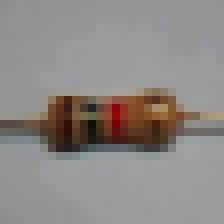
#> input picture 2.1.3 - Project - Convolution and Pooling/resistor.png, 28 x 28 px, found by its file name (shown 8 times larger)
$ jupyter execute project_convolution_and_pooling.ipynb
#> lines starting #> are read from the running program, lines starting #| are printed output that depends on the picture
# Project: Convolution and Pooling

[](https://colab.research.google.com/github/ShawnHymel/computer-vision-with-embedded-machine-learning/blob/master/2.1.3%20-%20Project%20-%20Convolution%20and%20Pooling/project_convolution_and_pooling.ipynb)

Create a convolution filter to filter an image. Then, create a pooling function.

Run each of the cells paying attention to their contents and output. Fill out the necessary parts of the functions where you find the following comment:

```
# >>> ENTER YOUR CODE HERE <<<
```

Note that you may not use libraries other than those listed in the first cell to perform convolution and pooling.

You can see what the output images are supposed to look like [here](https://github.com/ShawnHymel/computer-vision-with-embedded-machine-learning/raw/master/2.1.3%20-%20Project%20-%20Convolution%20and%20Pooling/output-images.png).

If you get stuck or would like to compare answers, you can find [my solution here](https://colab.research.google.com/github/ShawnHymel/computer-vision-with-embedded-machine-learning/blob/master/2.1.3%20-%20Project%20-%20Convolution%20and%20Pooling/solution_convolution_and_pooling.ipynb).

Author: EdgeImpulse, Inc.<br>
Date: August 2, 2021<br>
License: [Apache-2.0](apache.org/licenses/LICENSE-2.0)<br>

[cell 1]
### Import libraries

import os
import PIL
import requests
import math

import numpy as np
import matplotlib.pyplot as plt

[cell 2]
### Download example image

# Image location and path
url = "https://github.com/ShawnHymel/computer-vision-with-embedded-machine-learning/raw/master/2.1.3%20-%20Project%20-%20Convolution%20and%20Pooling/resistor.png"
img_path = os.path.join("/content", "resistor.png")

# Download image
resp = requests.get(url)

# Write image to file
with open(img_path, 'wb') as f:
  f.write(resp.content)

[cell 3]
### Open and view image

# Use PIL to open the image and convert it to grayscale
img = PIL.Image.open(img_path)
#> img is the input picture: PIL image 28x28 RGBA; mean R, G, B, A 142.4, 137, 134.3, 255
img = img.convert('L')
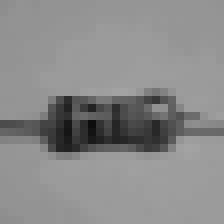
#> img: PIL image 28x28 L (shown 8 times larger); min 13, max 163, mean 138.3

# Convert image to Numpy array
img = np.asarray(img)

# Show dimensions and view array as image
print(img.shape)
#| (28, 28)
plt.imshow(img, cmap='gray', vmin=0, vmax=255)

## Part 1: Convolution

Your assignment is to write a function that convolves the image array (stored in the `img` variable) with a given kernel and stride. Assume valid padding (e.g. no padding). Note that the kernel will be given as a 2D Numpy array.

You are welcome to use for loops in this exercise, as it helps to see what's going on in the convolution operation. Bonus points if you do it without for loops (caveat: bonus points don't mean anything in this course).

You may find some of the following Numpy operations to be helpful:

* [numpy.arange()](https://numpy.org/doc/stable/reference/generated/numpy.arange.html)

[cell 4]
### Convolution function

def convolve(img, kernel, stride):

  # Compute dimensions of output image
#> called with kernel = array of shape (3, 3), stride = 1
  out_height = math.floor((img.shape[0] - kernel.shape[0]) / stride) + 1
#> out_height = 26
  out_width = math.floor((img.shape[1] - kernel.shape[1]) / stride) + 1
#> out_width = 26

  # Create blank output image
  convolved_img = np.zeros((out_height, out_width))

  # >>> ENTER YOUR CODE HERE <<<


  # Round all elements, convert to integers, and clamp to values between 0 and 255
  convolved_img = np.rint(convolved_img).astype(int)
  convolved_img = np.clip(convolved_img, 0, 255)

  return convolved_img

[cell 5]
### Test 1: Gaussian blur filter

# Define kernel
kernel = np.array([[1/16, 2/16, 1/16],
                   [2/16, 4/16, 2/16],
                   [1/16, 2/16, 1/16]])

# Call your convolve function (with a stride of 1)
out_img = convolve(img, kernel, 1)
#> out_img: shape (26, 26) int64; every value is 0

# Show dimensions and view array as image
print(out_img.shape)
#| (26, 26)
plt.imshow(out_img, cmap='gray', vmin=0, vmax=255)

[cell 6]
### Test 2: Edge detection

# Define kernel
kernel = np.array([[-1, -1, -1],
                   [-1, 8, -1],
                   [-1, -1, -1]])

# Call your convolve function (with a stride of 1)
out_img = convolve(img, kernel, 1)

# Show dimensions and view array as image
print(out_img.shape)
#| (26, 26)
plt.imshow(out_img, cmap='gray', vmin=0, vmax=255)

[cell 7]
### Test 3: Sharpen with stride > 1

# Define kernel
kernel = np.array([[0, -1, 0],
                   [-1, 5, -1],
                   [0, -1, 0]])

# Call your convolve function (with a stride of 2)
out_img = convolve(img, kernel, 2)

# Show dimensions and view array as image
print(out_img.shape)
#| (13, 13)
plt.imshow(out_img, cmap='gray', vmin=0, vmax=255)
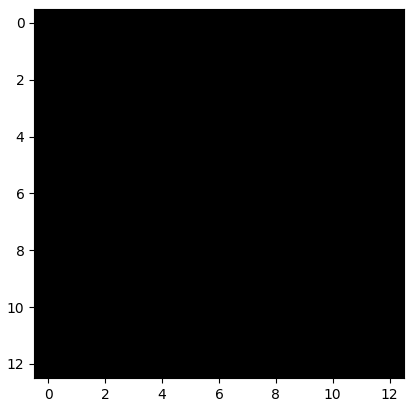
#> figure drawn by matplotlib, 1 panel

## Part 2: Pooling

Your assignment is to write a function that performs max pooling on the input image array (stored in the `img` variable). Assume valid padding (e.g. no padding). Also, assume that the pool width determines the horizontal stride and the pool height determines the vertical stride.

You are welcome to use for loops in this exercise, as it helps to see what's going on in the convolution operation. Bonus points if you do it without for loops (caveat: bonus points don't mean anything in this course).

You may find some of the following Numpy operations to be helpful:

* [numpy.arange()](https://numpy.org/doc/stable/reference/generated/numpy.arange.html)

[cell 8]
### Convolution function

def maxpooling(img, pool_height, pool_width):

  # Set stride amounts
#> called with pool_height = 2, pool_width = 3
  stride_y = pool_height
  stride_x = pool_width

  # Compute dimensions of output image
  out_height = math.floor((img.shape[0] - kernel.shape[0]) / stride_y) + 1
#> out_height = 13
  out_width = math.floor((img.shape[1] - kernel.shape[1]) / stride_x) + 1
#> out_width = 9

  # Create blank output image
  pooled_img = np.zeros((out_height, out_width))

  # >>> ENTER YOUR CODE HERE <<<


  # Round all elements, convert to integers, and clamp to values between 0 and 255
  pooled_img = np.rint(pooled_img).astype(int)
  pooled_img = np.clip(pooled_img, 0, 255)

  return pooled_img

[cell 9]
### Test 1: Max pool original image with pool size of (2, 3)

# Call your pooling function (with pool_size=(2, 3))
out_img = maxpooling(img, 2, 3)

# Show dimensions and view array as image
print(out_img.shape)
#| (13, 9)
plt.imshow(out_img, cmap='gray', vmin=0, vmax=255)
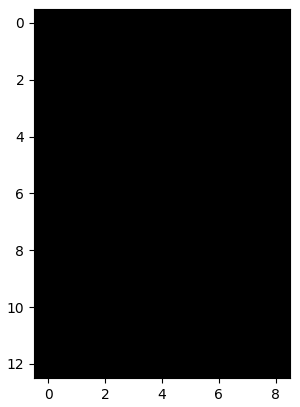
#> figure drawn by matplotlib, 1 panel

[cell 10]
### Test 2: Detect edges and pool

# Define kernel
kernel = np.array([[-1, -1, -1],
                   [-1, 8, -1],
                   [-1, -1, -1]])

# Call your convolve function (with a stride of 1)
convolved_img = convolve(img, kernel, 1)

# Call your pooling function (with pool_size=(2, 2))
out_img = maxpooling(convolved_img, 2, 2)

# Show dimensions and view array as image
print(out_img.shape)
#| (12, 12)
plt.imshow(out_img, cmap='gray', vmin=0, vmax=255)
